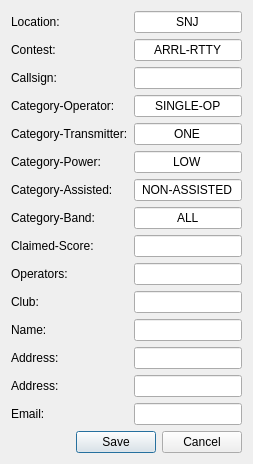
<?xml version="1.0" encoding="UTF-8"?>
<ui version="4.0">
 <class>ExportCabrillo</class>
 <widget class="QDialog" name="ExportCabrillo">
  <property name="windowTitle">
   <string>Dialog</string>
  </property>
  <layout class="QVBoxLayout" name="verticalLayout">
   <item>
    <layout class="QFormLayout" name="formLayout">
     <item row="0" column="0">
      <widget class="QLabel" name="location_label">
       <property name="text">
        <string>Location:</string>
       </property>
       <property name="buddy">
        <cstring>location_line_edit</cstring>
       </property>
      </widget>
     </item>
     <item row="0" column="1">
      <widget class="QLineEdit" name="location_line_edit">
       <property name="text">
        <string>SNJ</string>
       </property>
       <property name="alignment">
        <set>Qt::AlignCenter</set>
       </property>
      </widget>
     </item>
     <item row="1" column="0">
      <widget class="QLabel" name="contest_label">
       <property name="text">
        <string>Contest:</string>
       </property>
       <property name="buddy">
        <cstring>contest_line_edit</cstring>
       </property>
      </widget>
     </item>
     <item row="1" column="1">
      <widget class="QLineEdit" name="contest_line_edit">
       <property name="text">
        <string>ARRL-RTTY</string>
       </property>
       <property name="alignment">
        <set>Qt::AlignCenter</set>
       </property>
      </widget>
     </item>
     <item row="2" column="0">
      <widget class="QLabel" name="call_label">
       <property name="text">
        <string>Callsign:</string>
       </property>
       <property name="buddy">
        <cstring>call_line_edit</cstring>
       </property>
      </widget>
     </item>
     <item row="2" column="1">
      <widget class="QLineEdit" name="call_line_edit">
       <property name="text">
        <string/>
       </property>
       <property name="alignment">
        <set>Qt::AlignCenter</set>
       </property>
      </widget>
     </item>
     <item row="3" column="0">
      <widget class="QLabel" name="category_op_label">
       <property name="text">
        <string>Category-Operator: </string>
       </property>
       <property name="buddy">
        <cstring>category_op_line_edit</cstring>
       </property>
      </widget>
     </item>
     <item row="3" column="1">
      <widget class="QLineEdit" name="category_op_line_edit">
       <property name="text">
        <string>SINGLE-OP</string>
       </property>
       <property name="alignment">
        <set>Qt::AlignCenter</set>
       </property>
      </widget>
     </item>
     <item row="4" column="0">
      <widget class="QLabel" name="category_xmtr_label">
       <property name="text">
        <string>Category-Transmitter:</string>
       </property>
       <property name="buddy">
        <cstring>category_xmtr_line_edit</cstring>
       </property>
      </widget>
     </item>
     <item row="4" column="1">
      <widget class="QLineEdit" name="category_xmtr_line_edit">
       <property name="text">
        <string>ONE</string>
       </property>
       <property name="alignment">
        <set>Qt::AlignCenter</set>
       </property>
      </widget>
     </item>
     <item row="5" column="0">
      <widget class="QLabel" name="category_pwr_label">
       <property name="text">
        <string>Category-Power:</string>
       </property>
       <property name="buddy">
        <cstring>category_pwr_line_edit</cstring>
       </property>
      </widget>
     </item>
     <item row="5" column="1">
      <widget class="QLineEdit" name="category_pwr_line_edit">
       <property name="text">
        <string>LOW</string>
       </property>
       <property name="alignment">
        <set>Qt::AlignCenter</set>
       </property>
      </widget>
     </item>
     <item row="6" column="0">
      <widget class="QLabel" name="category_assisted_label">
       <property name="text">
        <string>Category-Assisted:</string>
       </property>
       <property name="buddy">
        <cstring>category_assisted_line_edit</cstring>
       </property>
      </widget>
     </item>
     <item row="6" column="1">
      <widget class="QLineEdit" name="category_assisted_line_edit">
       <property name="text">
        <string>NON-ASSISTED</string>
       </property>
       <property name="alignment">
        <set>Qt::AlignCenter</set>
       </property>
      </widget>
     </item>
     <item row="7" column="0">
      <widget class="QLabel" name="category_band_label">
       <property name="text">
        <string>Category-Band:</string>
       </property>
       <property name="buddy">
        <cstring>category_band_line_edit</cstring>
       </property>
      </widget>
     </item>
     <item row="7" column="1">
      <widget class="QLineEdit" name="category_band_line_edit">
       <property name="text">
        <string>ALL</string>
       </property>
       <property name="alignment">
        <set>Qt::AlignCenter</set>
       </property>
      </widget>
     </item>
     <item row="8" column="0">
      <widget class="QLabel" name="claimed_label">
       <property name="text">
        <string>Claimed-Score:</string>
       </property>
       <property name="buddy">
        <cstring>claimed_line_edit</cstring>
       </property>
      </widget>
     </item>
     <item row="8" column="1">
      <widget class="QLineEdit" name="claimed_line_edit">
       <property name="text">
        <string/>
       </property>
       <property name="alignment">
        <set>Qt::AlignCenter</set>
       </property>
      </widget>
     </item>
     <item row="9" column="0">
      <widget class="QLabel" name="operators_label">
       <property name="text">
        <string>Operators:</string>
       </property>
       <property name="buddy">
        <cstring>operators_line_edit</cstring>
       </property>
      </widget>
     </item>
     <item row="9" column="1">
      <widget class="QLineEdit" name="operators_line_edit">
       <property name="text">
        <string/>
       </property>
       <property name="alignment">
        <set>Qt::AlignCenter</set>
       </property>
      </widget>
     </item>
     <item row="10" column="0">
      <widget class="QLabel" name="club_label">
       <property name="text">
        <string>Club:</string>
       </property>
       <property name="buddy">
        <cstring>club_line_edit</cstring>
       </property>
      </widget>
     </item>
     <item row="10" column="1">
      <widget class="QLineEdit" name="club_line_edit">
       <property name="alignment">
        <set>Qt::AlignCenter</set>
       </property>
      </widget>
     </item>
     <item row="11" column="0">
      <widget class="QLabel" name="name_label">
       <property name="text">
        <string>Name:</string>
       </property>
       <property name="buddy">
        <cstring>name_line_edit</cstring>
       </property>
      </widget>
     </item>
     <item row="11" column="1">
      <widget class="QLineEdit" name="name_line_edit">
       <property name="text">
        <string/>
       </property>
       <property name="alignment">
        <set>Qt::AlignCenter</set>
       </property>
      </widget>
     </item>
     <item row="12" column="0">
      <widget class="QLabel" name="addr_1_label">
       <property name="text">
        <string>Address:</string>
       </property>
       <property name="buddy">
        <cstring>addr_1_line_edit</cstring>
       </property>
      </widget>
     </item>
     <item row="12" column="1">
      <widget class="QLineEdit" name="addr_1_line_edit">
       <property name="alignment">
        <set>Qt::AlignCenter</set>
       </property>
      </widget>
     </item>
     <item row="13" column="0">
      <widget class="QLabel" name="addr_2_label">
       <property name="text">
        <string>Address:</string>
       </property>
       <property name="buddy">
        <cstring>addr_2_line_edit</cstring>
       </property>
      </widget>
     </item>
     <item row="13" column="1">
      <widget class="QLineEdit" name="addr_2_line_edit">
       <property name="alignment">
        <set>Qt::AlignCenter</set>
       </property>
      </widget>
     </item>
     <item row="14" column="0">
      <widget class="QLabel" name="email_label">
       <property name="text">
        <string>Email:</string>
       </property>
       <property name="buddy">
        <cstring>email_line_edit</cstring>
       </property>
      </widget>
     </item>
     <item row="14" column="1">
      <widget class="QLineEdit" name="email_line_edit">
       <property name="alignment">
        <set>Qt::AlignCenter</set>
       </property>
      </widget>
     </item>
    </layout>
   </item>
   <item>
    <widget class="QDialogButtonBox" name="buttonBox">
     <property name="orientation">
      <enum>Qt::Horizontal</enum>
     </property>
     <property name="standardButtons">
      <set>QDialogButtonBox::Cancel|QDialogButtonBox::Save</set>
     </property>
    </widget>
   </item>
  </layout>
 </widget>
 <resources/>
 <connections>
  <connection>
   <sender>buttonBox</sender>
   <signal>accepted()</signal>
   <receiver>ExportCabrillo</receiver>
   <slot>accept()</slot>
   <hints>
    <hint type="sourcelabel">
     <x>248</x>
     <y>254</y>
    </hint>
    <hint type="destinationlabel">
     <x>157</x>
     <y>274</y>
    </hint>
   </hints>
  </connection>
  <connection>
   <sender>buttonBox</sender>
   <signal>rejected()</signal>
   <receiver>ExportCabrillo</receiver>
   <slot>reject()</slot>
   <hints>
    <hint type="sourcelabel">
     <x>316</x>
     <y>260</y>
    </hint>
    <hint type="destinationlabel">
     <x>286</x>
     <y>274</y>
    </hint>
   </hints>
  </connection>
 </connections>
</ui>
